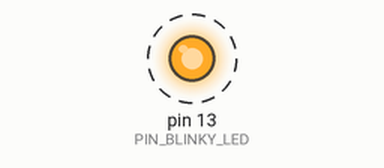
Simulated run of this sketch. Board: Arduino Uno, built with avr-gcc and run on an emulated ATmega328P. On the bench: output pins drawn as LEDs (lit = HIGH). Dashed ring = blinking. What the sketch prints to the serial monitor is not drawn.

Above: at 0.06 s.
Timing chart, 0 to 3.0 s (numbered marks = the images above):
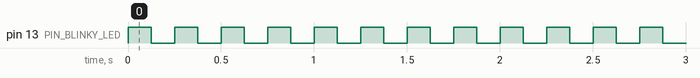

The sketch:

blinky_led_test.ino
```cpp
// Pin 13 has an LED connected on most Arduino boards.
#define PIN_BLINKY_LED  13

#define LOOP_PERIOD     125


// the setup routine runs once when you press reset:
void setup() {
	// initialize the digital pin as an output.
	pinMode(PIN_BLINKY_LED, OUTPUT);
    Serial.begin(115200);
}


// the loop routine runs over and over again forever:
uint8_t count = 0;

void loop() {
    digitalWrite(PIN_BLINKY_LED, HIGH);
    delay(LOOP_PERIOD);
    digitalWrite(PIN_BLINKY_LED, LOW);
    delay(LOOP_PERIOD);
    Serial.println(count, HEX);
    count++;
}
```

Measured:
- by itself, pin 13 (PIN_BLINKY_LED): alternates HIGH for 0.13 s and LOW for 0.13 s
